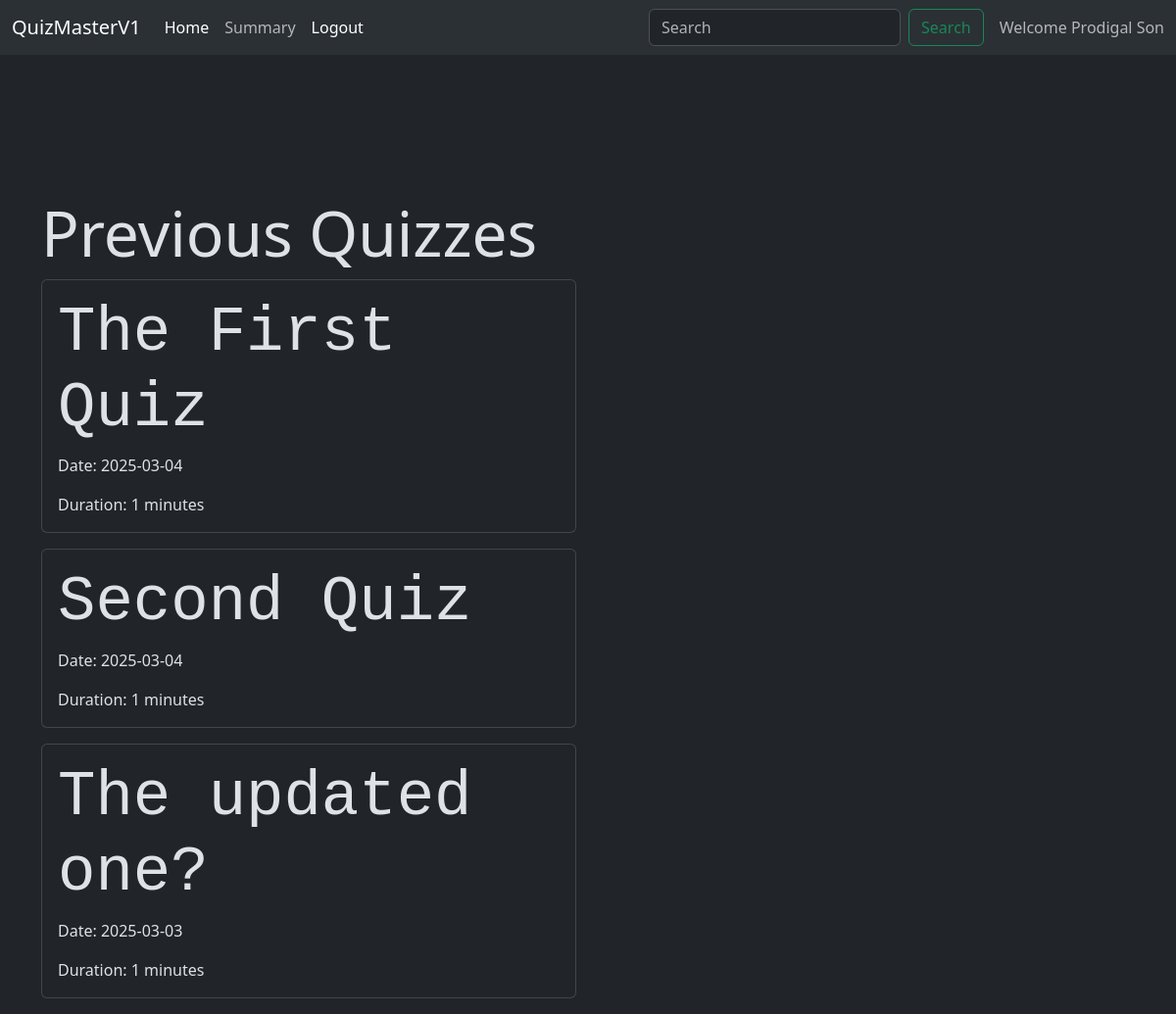
/qdisplay/2 (signed in), run on an earlier commit of the app's database.
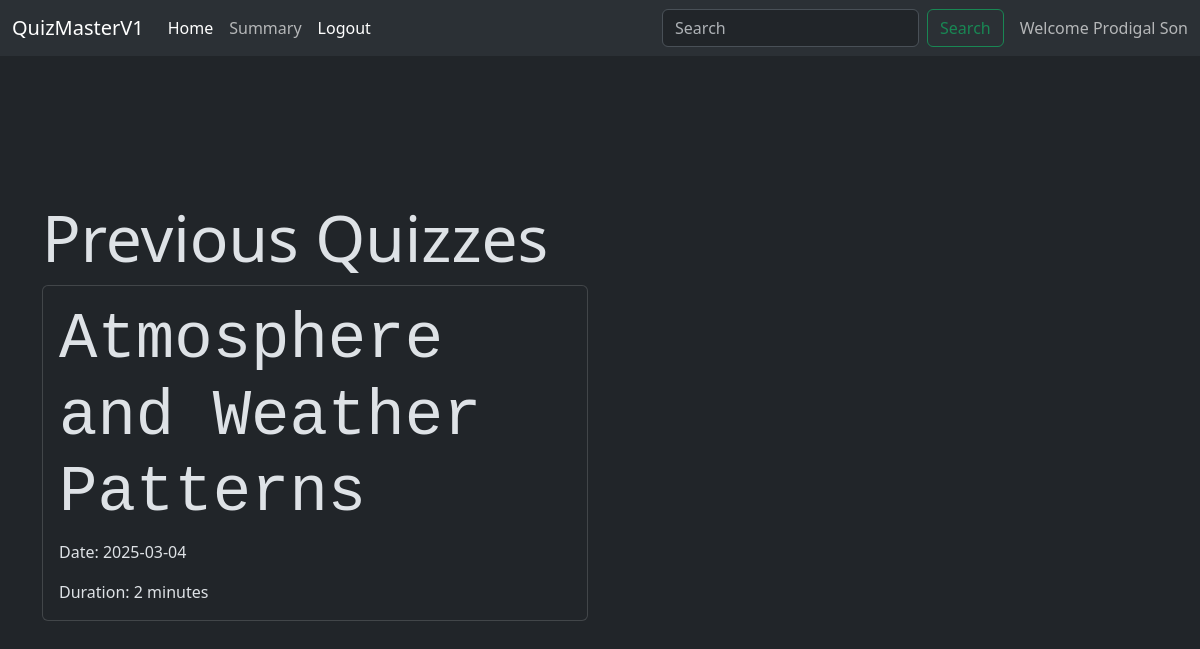
And on a later commit of the database.
### models/models.py (models this page shows)
class Quiz(db.Model):
    id=db.Column(db.Integer, primary_key=True)
    date=db.Column(db.Date, nullable=False)
    time_duration=db.Column(db.Integer,nullable=False)
    remarks=db.Column(db.Text)
    c_id=db.Column(db.Integer,db.ForeignKey('chapter.id',ondelete="CASCADE"))
    quest = db.relationship("Questions", backref="quiz", lazy=True)

### controllers/controllers.py (the view, shortened to what this page needs)
@app.route("/qdisplay/<int:c_id>",methods=["GET","POST"])
def qdisplay(c_id):
    quizzes = Quiz.query.filter_by(c_id=c_id, date=today).all()
    quizprev=Quiz.query.filter(Quiz.c_id == c_id, Quiz.date < today).all()
    quizupcoming=Quiz.query.filter(Quiz.c_id == c_id, Quiz.date > today).all()
    return render_template("quizzdash.html",quizzes=quizzes,c_id=c_id,quizprev=quizprev,quizupcoming=quizupcoming)

### templates/quizzdash.html (shortened to what this page needs)
{% extends 'base.html' %}
{% block content %}
<br><br>
<div class="container">
    <div class="row">
        <div class="col-md-6">
            <br>
            <br>
            <br>
            <br>
            {%if quizprev%}
            <h1 class="display-3">Previous Quizzes</h1>
            {% for quiz in quizprev %}
            <div class="card mb-3">
                <div class="card-body">
                    <h1 class="card-title display-3 font-monospace">{{ quiz.remarks }}</h1>
                    <p class="card-text">Date: {{ quiz.date }}</p>
                    <p class="card-text">Duration: {{ quiz.time_duration }} minutes</p>
                </div>
            </div>
            {% endfor %}
            {%endif%}
        </div>
    </div>
</div>
{% endblock %}

What changed in the data, as far as the page shows it:
removed Quiz: remarks "Second Quiz", date "2025-03-04", time_duration "1"
removed Quiz: remarks "The updated one?", date "2025-03-03", time_duration "1"
changed Quiz: remarks "The First Quiz" → "Atmosphere and Weather Patterns"; time_duration "1" → "2"
